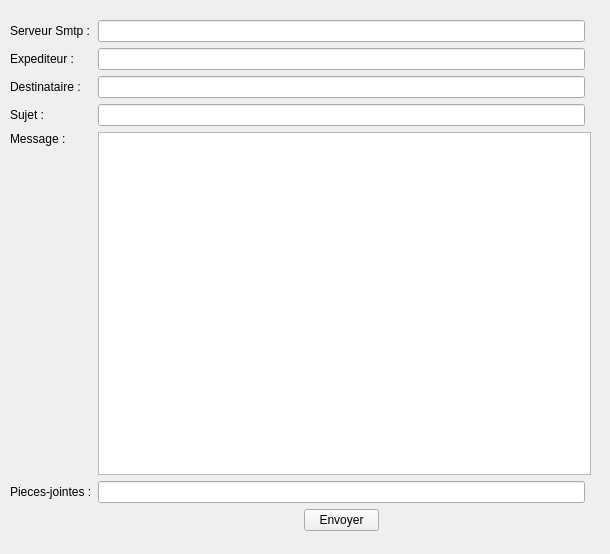
<?xml version="1.0" encoding="UTF-8"?>
<ui version="4.0">
 <class>Interface</class>
 <widget class="QWidget" name="Interface">
  <property name="geometry">
   <rect>
    <x>0</x>
    <y>0</y>
    <width>610</width>
    <height>554</height>
   </rect>
  </property>
  <property name="acceptDrops">
   <bool>false</bool>
  </property>
  <property name="windowTitle">
   <string>MailMe</string>
  </property>
  <property name="windowIcon">
   <iconset>
    <normaloff>icon.png</normaloff>icon.png</iconset>
  </property>
  <property name="autoFillBackground">
   <bool>false</bool>
  </property>
  <widget class="QWidget" name="gridLayoutWidget">
   <property name="geometry">
    <rect>
     <x>10</x>
     <y>20</y>
     <width>581</width>
     <height>511</height>
    </rect>
   </property>
   <layout class="QGridLayout" name="gridLayout">
    <property name="sizeConstraint">
     <enum>QLayout::SetMaximumSize</enum>
    </property>
    <item row="1" column="1">
     <widget class="QLabel" name="labelExpediteur">
      <property name="text">
       <string>Expediteur : </string>
      </property>
     </widget>
    </item>
    <item row="1" column="2">
     <widget class="QLineEdit" name="lineExpediteur">
      <property name="text">
       <string/>
      </property>
     </widget>
    </item>
    <item row="4" column="1">
     <widget class="QLabel" name="labelSujet">
      <property name="text">
       <string>Sujet :</string>
      </property>
     </widget>
    </item>
    <item row="4" column="2">
     <widget class="QLineEdit" name="lineSujet"/>
    </item>
    <item row="6" column="2" colspan="2">
     <widget class="QTextEdit" name="textMessage"/>
    </item>
    <item row="6" column="1">
     <layout class="QVBoxLayout" name="verticalLayout">
      <item>
       <widget class="QLabel" name="labelMessage">
        <property name="text">
         <string>Message :</string>
        </property>
       </widget>
      </item>
      <item>
       <spacer name="verticalSpacer">
        <property name="orientation">
         <enum>Qt::Vertical</enum>
        </property>
        <property name="sizeHint" stdset="0">
         <size>
          <width>20</width>
          <height>40</height>
         </size>
        </property>
       </spacer>
      </item>
     </layout>
    </item>
    <item row="3" column="1">
     <widget class="QLabel" name="labelDestinataire">
      <property name="text">
       <string>Destinataire : </string>
      </property>
     </widget>
    </item>
    <item row="3" column="2">
     <widget class="QLineEdit" name="lineDestinataire"/>
    </item>
    <item row="8" column="2">
     <layout class="QHBoxLayout" name="hlEnvoyer">
      <item>
       <widget class="QPushButton" name="bouttonEnvoyer">
        <property name="maximumSize">
         <size>
          <width>75</width>
          <height>50</height>
         </size>
        </property>
        <property name="text">
         <string>Envoyer</string>
        </property>
       </widget>
      </item>
     </layout>
    </item>
    <item row="7" column="1">
     <widget class="QLabel" name="labelPiecesJointes">
      <property name="text">
       <string>Pieces-jointes :</string>
      </property>
     </widget>
    </item>
    <item row="7" column="2">
     <widget class="QLineEdit" name="linePiecesJointes"/>
    </item>
    <item row="0" column="1">
     <widget class="QLabel" name="labelServeur">
      <property name="text">
       <string>Serveur Smtp :</string>
      </property>
     </widget>
    </item>
    <item row="0" column="2">
     <widget class="QLineEdit" name="lineServeur"/>
    </item>
   </layout>
  </widget>
 </widget>
 <tabstops>
  <tabstop>lineServeur</tabstop>
  <tabstop>lineExpediteur</tabstop>
  <tabstop>lineDestinataire</tabstop>
  <tabstop>lineSujet</tabstop>
  <tabstop>textMessage</tabstop>
  <tabstop>linePiecesJointes</tabstop>
  <tabstop>bouttonEnvoyer</tabstop>
 </tabstops>
 <resources/>
 <connections/>
</ui>
